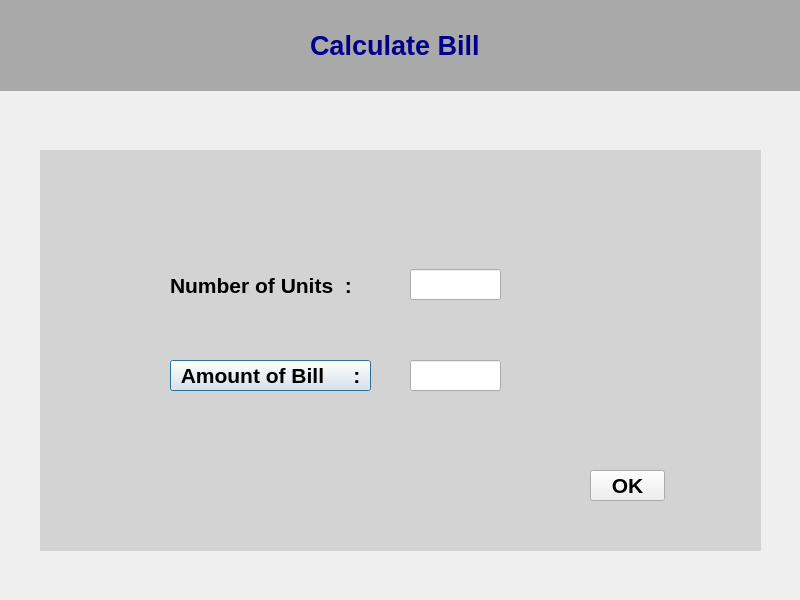
<?xml version="1.0" encoding="UTF-8"?>
<ui version="4.0">
 <class>Countbill</class>
 <widget class="QDialog" name="Countbill">
  <property name="geometry">
   <rect>
    <x>0</x>
    <y>0</y>
    <width>800</width>
    <height>600</height>
   </rect>
  </property>
  <property name="windowTitle">
   <string>Dialog</string>
  </property>
  <widget class="QWidget" name="widget" native="true">
   <property name="geometry">
    <rect>
     <x>0</x>
     <y>0</y>
     <width>801</width>
     <height>91</height>
    </rect>
   </property>
   <property name="styleSheet">
    <string notr="true">#widget{

background:darkgray;

}</string>
   </property>
   <widget class="QLabel" name="labelre1">
    <property name="geometry">
     <rect>
      <x>310</x>
      <y>30</y>
      <width>181</width>
      <height>31</height>
     </rect>
    </property>
    <property name="font">
     <font>
      <pointsize>20</pointsize>
      <weight>75</weight>
      <bold>true</bold>
     </font>
    </property>
    <property name="styleSheet">
     <string notr="true">#labelre1{

color:darkblue;


}</string>
    </property>
    <property name="text">
     <string>Calculate Bill</string>
    </property>
   </widget>
  </widget>
  <widget class="QWidget" name="widget_2" native="true">
   <property name="geometry">
    <rect>
     <x>40</x>
     <y>150</y>
     <width>721</width>
     <height>401</height>
    </rect>
   </property>
   <property name="styleSheet">
    <string notr="true">#widget_2{

background:lightgray;

}</string>
   </property>
   <widget class="QLabel" name="labelre1_2">
    <property name="geometry">
     <rect>
      <x>130</x>
      <y>120</y>
      <width>191</width>
      <height>31</height>
     </rect>
    </property>
    <property name="font">
     <font>
      <pointsize>16</pointsize>
      <weight>75</weight>
      <bold>true</bold>
     </font>
    </property>
    <property name="styleSheet">
     <string notr="true">#labelre1{

color:darkblue;


}</string>
    </property>
    <property name="text">
     <string>Number of Units  :</string>
    </property>
   </widget>
   <widget class="QLineEdit" name="lineEdit">
    <property name="geometry">
     <rect>
      <x>370</x>
      <y>119</y>
      <width>91</width>
      <height>31</height>
     </rect>
    </property>
   </widget>
   <widget class="QLineEdit" name="lineEdit_2">
    <property name="geometry">
     <rect>
      <x>370</x>
      <y>210</y>
      <width>91</width>
      <height>31</height>
     </rect>
    </property>
   </widget>
   <widget class="QPushButton" name="pushButton">
    <property name="geometry">
     <rect>
      <x>130</x>
      <y>210</y>
      <width>201</width>
      <height>31</height>
     </rect>
    </property>
    <property name="font">
     <font>
      <pointsize>16</pointsize>
      <weight>75</weight>
      <bold>true</bold>
     </font>
    </property>
    <property name="text">
     <string>Amount of Bill     :</string>
    </property>
   </widget>
   <widget class="QPushButton" name="pushButton_2">
    <property name="geometry">
     <rect>
      <x>550</x>
      <y>320</y>
      <width>75</width>
      <height>31</height>
     </rect>
    </property>
    <property name="font">
     <font>
      <pointsize>16</pointsize>
      <weight>75</weight>
      <bold>true</bold>
     </font>
    </property>
    <property name="text">
     <string>OK</string>
    </property>
   </widget>
  </widget>
 </widget>
 <resources/>
 <connections/>
</ui>
